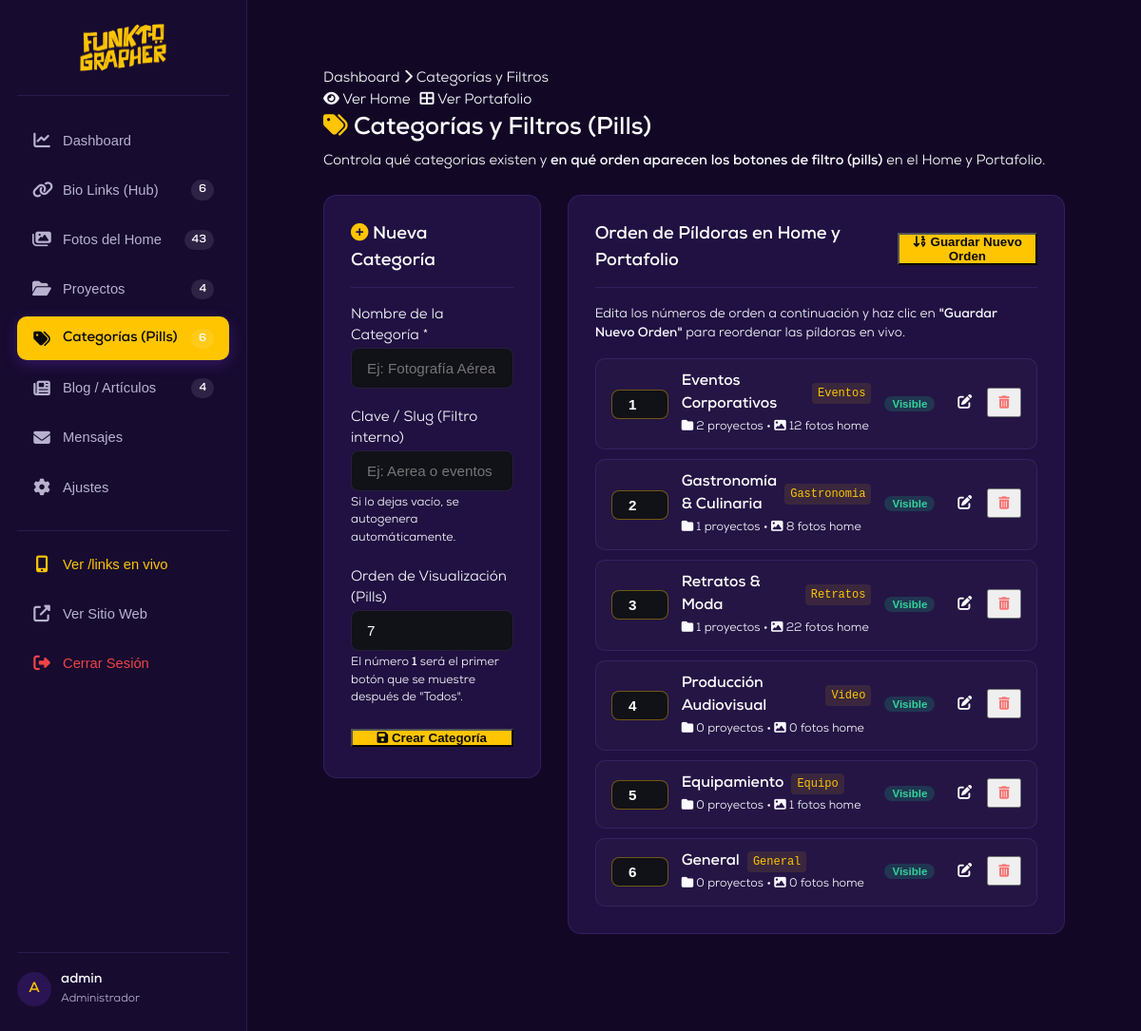
The page /admin/categories.php (signed in) on the database as committed earlier.
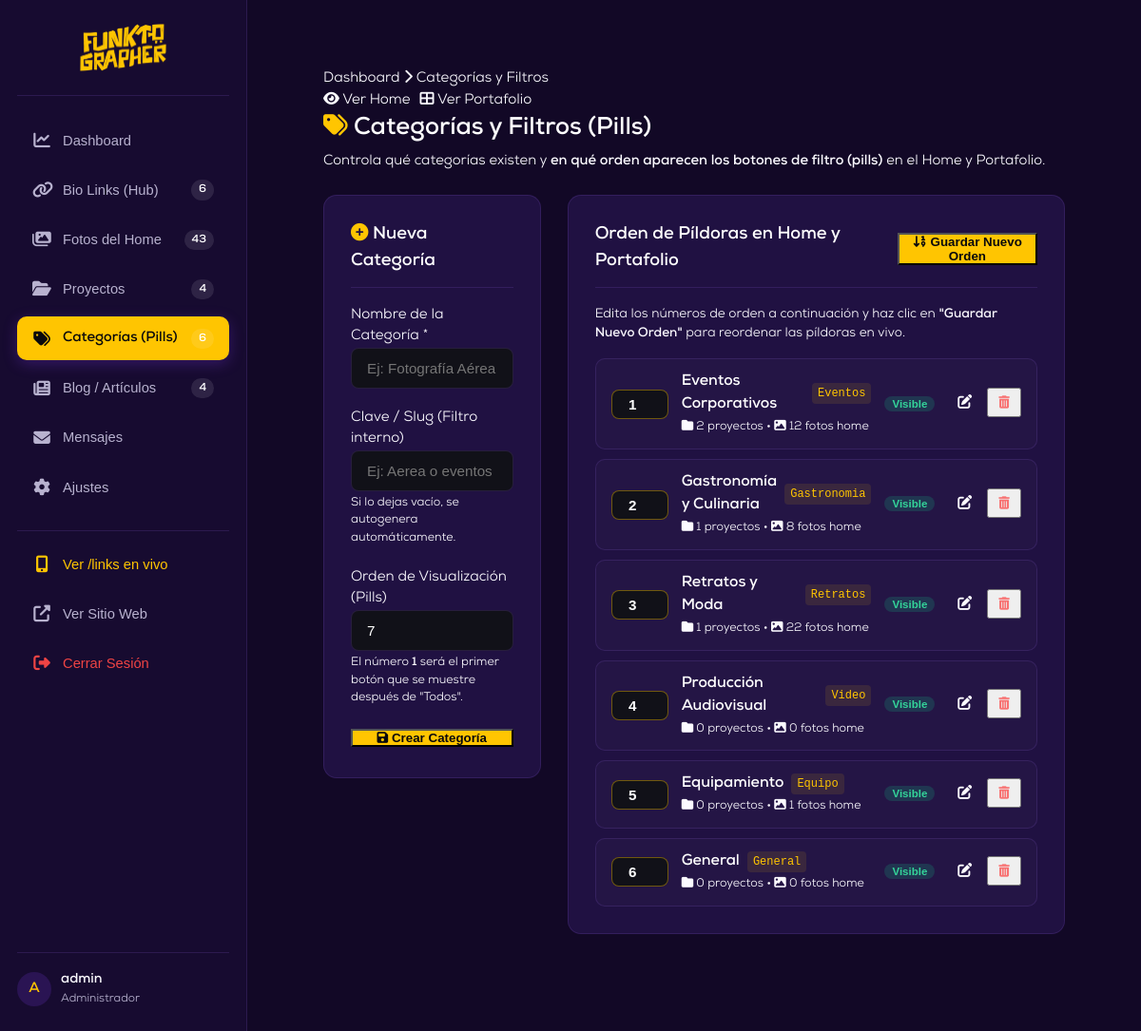
The same page on the database as committed later.
### tables this page shows
CREATE TABLE `categories` (
  `id` int NOT NULL AUTO_INCREMENT,
  `name` varchar(100) NOT NULL,
  `slug` varchar(100) NOT NULL,
  `display_order` int NOT NULL DEFAULT '0',
  `is_active` tinyint(1) NOT NULL DEFAULT '1',
  `created_at` datetime DEFAULT CURRENT_TIMESTAMP,
  PRIMARY KEY (`id`),
  UNIQUE KEY `slug` (`slug`)
);

### admin/categories.php (the view, shortened to what the changed rows need)
<?php
require_once __DIR__ . '/header.php';
$categories = $pdo->query("SELECT * FROM categories ORDER BY display_order ASC, id ASC")->fetchAll();
$projectCounts = [];
$homeImgCounts = [];
foreach ($categories as $cat) {
    $cSlug = $cat['slug'];
    $cName = $cat['name'];
    $pStmt = $pdo->prepare("SELECT COUNT(*) FROM projects WHERE category = ? OR category = ?");
    $pStmt->execute([$cSlug, $cName]);
    $projectCounts[$cat['id']] = $pStmt->fetchColumn();
    $hStmt = $pdo->prepare("SELECT COUNT(*) FROM home_images WHERE category = ? OR category = ?");
    $hStmt->execute([$cSlug, $cName]);
    $homeImgCounts[$cat['id']] = $hStmt->fetchColumn();
}
?>
<main class="adm-main">
  <div class="adm-content">
    <div style="display: flex; justify-content: space-between; align-items: center; margin-bottom: 24px; flex-wrap: wrap; gap: 14px;">
      <div>
        <h1 style="font-size: 1.6rem; color: #fff; margin-bottom: 4px;">
          <i class="fas fa-tags" style="color: var(--adm-primary);"></i> Categorías y Filtros (Pills)
        </h1>
      </div>
    </div>
    <div style="display: grid; grid-template-columns: 1fr 1.8fr; gap: 28px; align-items: flex-start;">
      <div class="adm-card">
        <form method="POST" action="<?= BASE_URL ?>/admin/categories">
          <div style="display: flex; flex-direction: column; gap: 10px;">
            <?php foreach ($categories as $c): ?>
              <div style="display: flex; align-items: center; gap: 14px; padding: 12px 16px; background: rgba(255,255,255,0.02); border: 1px solid var(--adm-border); border-radius: 10px;">
                <div style="width: 60px; flex-shrink: 0;">
                  <input type="number" name="orders[<?= $c['id'] ?>]" value="<?= intval($c['display_order']) ?>"
                         class="adm-input" style="padding: 6px 10px; text-align: center; font-weight: 700; border-color: rgba(255,197,1,0.4);" min="1">
                </div>
                <div style="flex-grow: 1; min-width: 0;">
                  <div style="display: flex; align-items: center; gap: 8px;">
                    <strong style="color: #fff; font-size: 1rem;"><?= htmlspecialchars($c['name']) ?></strong>
                    <code style="font-size: 0.75rem; color: var(--adm-primary); background: rgba(255,197,1,0.1); padding: 2px 6px; border-radius: 4px;">
                      <?= htmlspecialchars($c['slug']) ?>
                    </code>
                  </div>
                  <div style="font-size: 0.78rem; color: var(--adm-text-muted); margin-top: 3px;">
                    <span><i class="fas fa-folder"></i> <?= $projectCounts[$c['id']] ?? 0 ?> proyectos</span> &bull;
                    <span><i class="fas fa-image"></i> <?= $homeImgCounts[$c['id']] ?? 0 ?> fotos home</span>
                  </div>
                </div>
                <form method="POST" action="<?= BASE_URL ?>/admin/categories" style="margin: 0;">
                  <button type="submit" class="adm-badge" style="cursor: pointer; border: none; background: <?= $c['is_active'] ? 'rgba(16, 185, 129, 0.2)' : 'rgba(239, 68, 68, 0.2)' ?>; color: <?= $c['is_active'] ? '#34d399' : '#f87171' ?>;">
                    <?= $c['is_active'] ? 'Visible' : 'Oculto' ?>
                  </button>
                </form>
                <div style="display: flex; gap: 6px;">
                  <a href="<?= BASE_URL ?>/admin/categories?edit=<?= $c['id'] ?>" class="btn btn-outline btn-sm" title="Editar categoría" style="padding: 6px 10px;">
                    <i class="fas fa-edit"></i>
                  </a>
                  <form method="POST" action="<?= BASE_URL ?>/admin/categories" style="margin: 0;" onsubmit="return confirm('¿Eliminar esta categoría? Los proyectos que la usen mantendrán su texto asignado.');">
                    <button type="submit" class="btn btn-outline btn-sm" title="Eliminar categoría" style="padding: 6px 10px; color: #f87171;">
                      <i class="fas fa-trash-alt"></i>
                    </button>
                  </form>
                </div>
              </div>
            <?php endforeach; ?>
          </div>
        </form>
      </div>
    </div>
  </div>
</main>
<?php require_once __DIR__ . '/footer.php'; ?>

Rows that differ between the two databases and show on the page:
changed categories "Gastronomia": name "Gastronomía & Culinaria" → "Gastronomía y Culinaria"
changed categories "Retratos": name "Retratos & Moda" → "Retratos y Moda"
